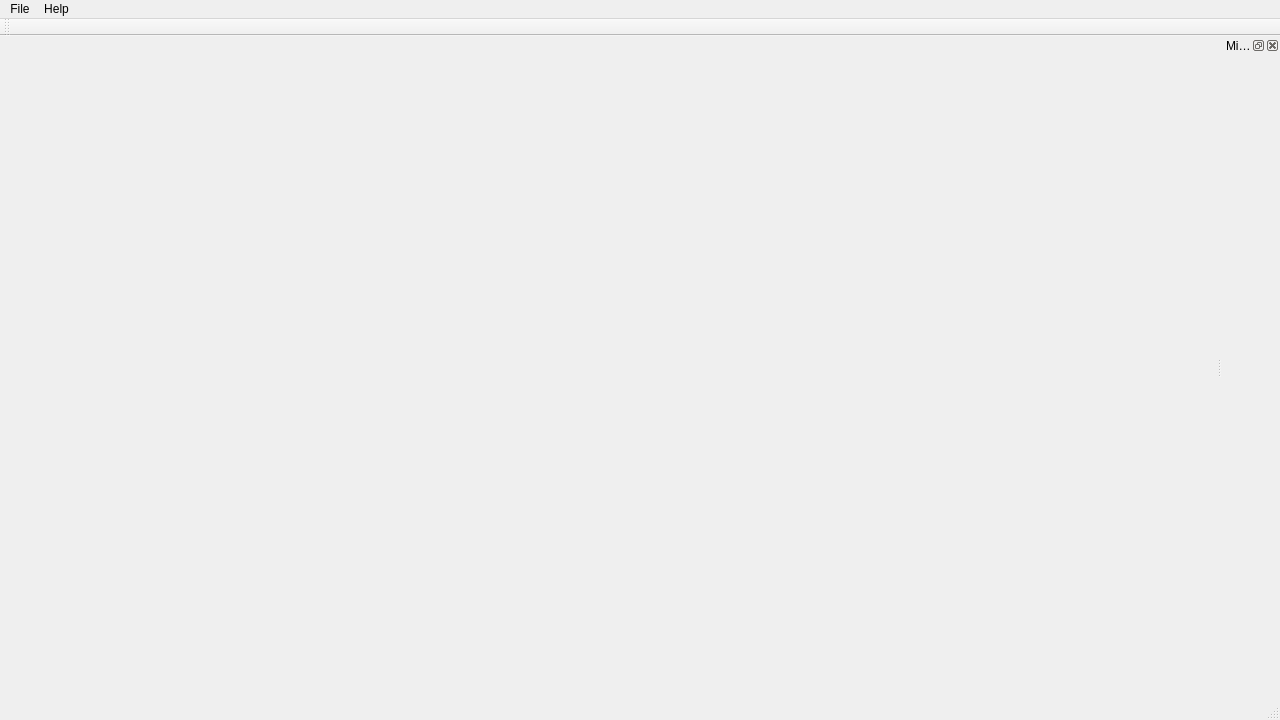
<?xml version="1.0" encoding="UTF-8"?>
<ui version="4.0">
 <class>MainWindow</class>
 <widget class="QMainWindow" name="MainWindow">
  <property name="geometry">
   <rect>
    <x>0</x>
    <y>0</y>
    <width>1280</width>
    <height>720</height>
   </rect>
  </property>
  <property name="windowTitle">
   <string>GCharted</string>
  </property>
  <property name="windowIcon">
   <iconset resource="../../assets/assets.qrc">
    <normaloff>:/icons/gcharted.png</normaloff>:/icons/gcharted.png</iconset>
  </property>
  <widget class="QWidget" name="centralwidget"/>
  <widget class="QMenuBar" name="menubar">
   <property name="geometry">
    <rect>
     <x>0</x>
     <y>0</y>
     <width>1280</width>
     <height>33</height>
    </rect>
   </property>
   <widget class="QMenu" name="menuFile">
    <property name="title">
     <string>File</string>
    </property>
    <addaction name="actionExit"/>
   </widget>
   <widget class="QMenu" name="menuHelp">
    <property name="title">
     <string>Help</string>
    </property>
    <addaction name="actionAbout"/>
    <addaction name="actionAbout_Qt"/>
   </widget>
   <addaction name="menuFile"/>
   <addaction name="menuHelp"/>
  </widget>
  <widget class="QToolBar" name="toolbar">
   <property name="windowTitle">
    <string>Toolbar</string>
   </property>
   <attribute name="toolBarArea">
    <enum>TopToolBarArea</enum>
   </attribute>
   <attribute name="toolBarBreak">
    <bool>false</bool>
   </attribute>
  </widget>
  <widget class="QStatusBar" name="statusbar"/>
  <widget class="QDockWidget" name="mixerDockWidget">
   <property name="windowTitle">
    <string>Mixer</string>
   </property>
   <attribute name="dockWidgetArea">
    <number>2</number>
   </attribute>
   <widget class="QWidget" name="mixerDockWidgetContents"/>
  </widget>
  <action name="actionAbout">
   <property name="text">
    <string>About</string>
   </property>
  </action>
  <action name="actionAbout_Qt">
   <property name="text">
    <string>AboutQt</string>
   </property>
  </action>
  <action name="actionExit">
   <property name="text">
    <string>Exit</string>
   </property>
  </action>
 </widget>
 <resources>
  <include location="../../assets/assets.qrc"/>
 </resources>
 <connections/>
</ui>
